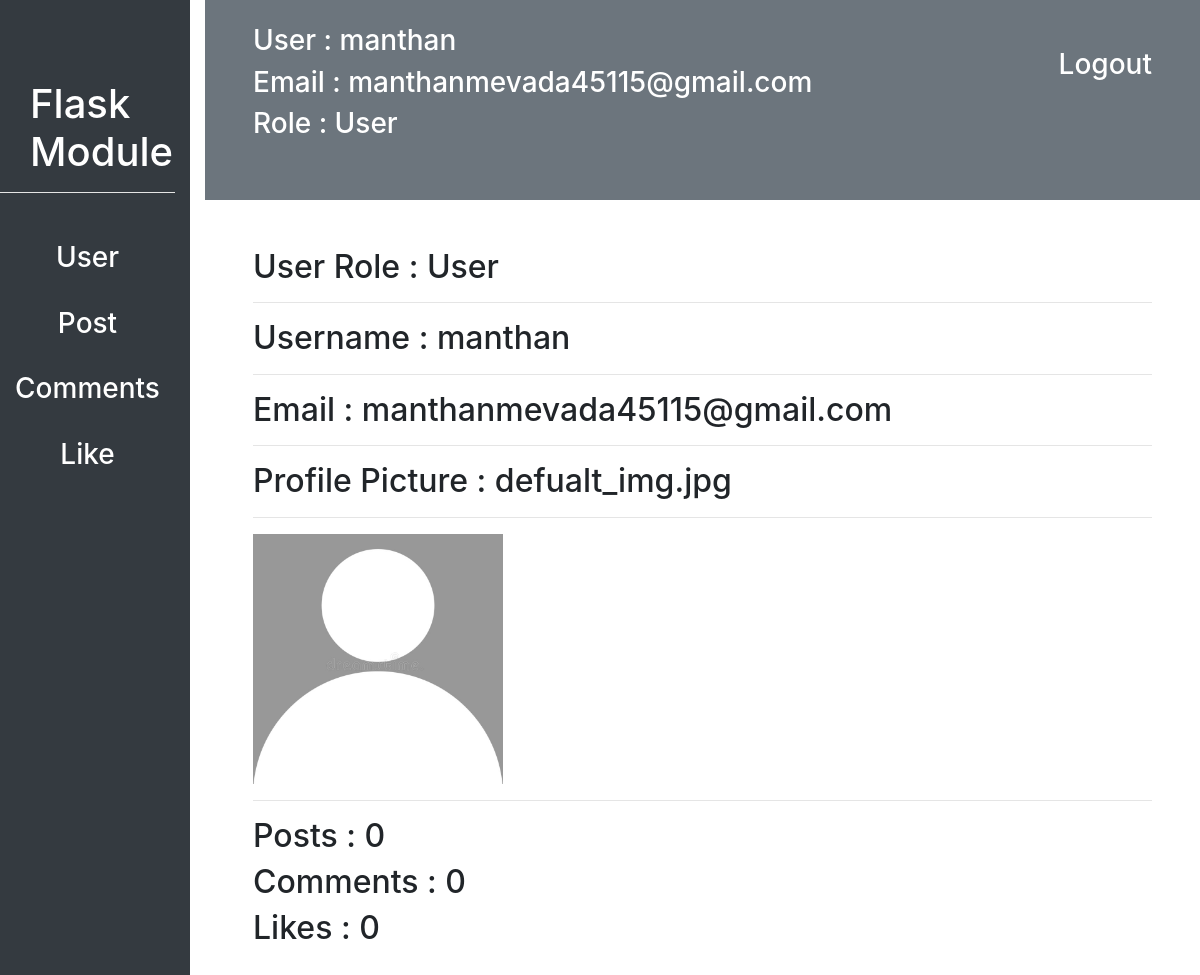
/customadmin/9/user_detail (signed in), run on an earlier commit of the app's database.
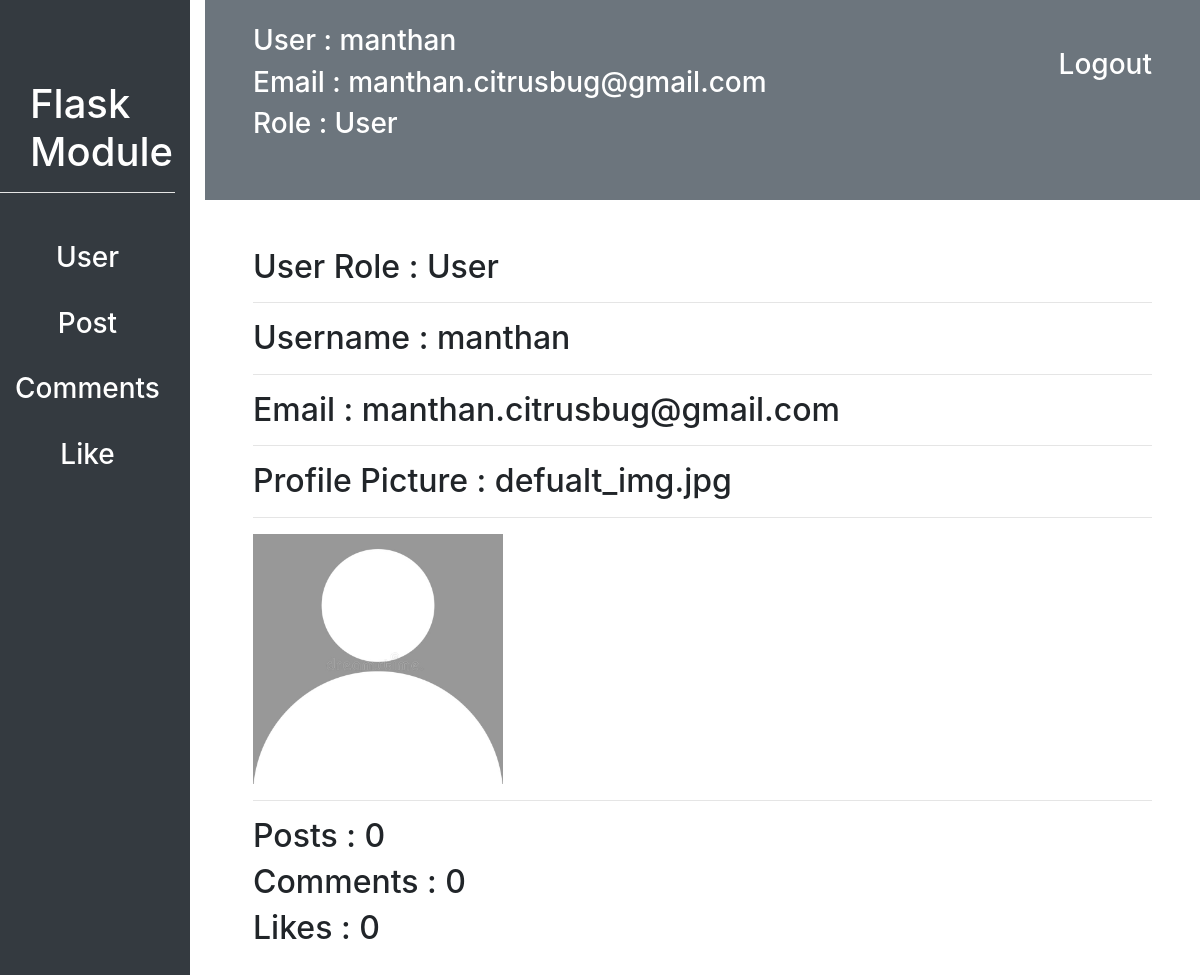
And on a later commit of the database.
### flask_module/user/models.py (models this page shows, shortened)
class User(db.Model, UserMixin):
    id = db.Column(db.Integer, primary_key=True)
    username = db.Column(db.String(20), unique=True, nullable=False)
    email = db.Column(db.String(30), unique=True, nullable=False)
    profile_picture = db.Column(db.String(70), nullable=False, default="defualt_img.jpg")
    password = db.Column(db.String(15), nullable=False)
    like = db.relationship("Likes", backref="user", lazy=True, cascade = "all, delete, delete-orphan", )
    post = db.relationship("Post", backref="user", lazy=True, cascade = "all, delete, delete-orphan", )
    comment = db.relationship("Comments", backref="user", lazy=True, cascade = "all, delete, delete-orphan", )
    following = db.relationship("User",
                    secondary=connected_user,
                    primaryjoin=id==connected_user.c.parent_id,
                    secondaryjoin=id==connected_user.c.children_id,
                    backref="followed_by")
    role_id = db.Column(db.Integer, db.ForeignKey("role.id"), nullable=False)

class Role(db.Model):
    id = db.Column(db.Integer, primary_key=True)
    name = db.Column(db.String(20), unique=True, nullable=False)
    user = db.relationship("User", backref="role")

### flask_module/customadmin/routes.py (the view)
@customadmin.route("/customadmin/<int:user_id>/user_detail")
@login_required
def user_detail(user_id):
    user = User.query.filter_by(id=user_id).first()
    return render_template("customadmin/users/user_detail.html", user=user)

### flask_module/customadmin/routes.py (called while the page is built)
def login_required(f):
    @wraps(f)
    def decorated_function(*args, **kwargs):
        if current_user.is_authenticated is False:
            return redirect(url_for('customadmin.login'))
        return f(*args, **kwargs)
    return decorated_function

### flask_module/user/models.py (called while the page is built)
@login_manager.user_loader
def load_user(user_id):
    return User.query.filter_by(id=int(user_id)).first()

### flask_module/templates/customadmin/users/user_detail.html (shortened to what this page needs)
{% extends "customadmin/dashboard.html" %}
{% block contant %}
<div class="m-5">
    <h2>User Role : {{user.role.name}}</h2>
    <hr>
    <h2>Username : {{user.username}}</h2>
    <hr>
    <h2>Email : {{user.email}}</h2>
    <hr>
    <h2>Profile Picture : {{user.profile_picture}}</h2>
    <hr>
    <img src="{{ url_for('static', filename='images/'+user.profile_picture) }}" alt="" style="height: 250px;">
    <hr>
    <h2>Posts : {{user.post|length}}</h2>
    <h2>Comments : {{user.comment|length}}</h2>
    <h2>Likes : {{user.like|length}}</h2>
</div>
{% endblock contant %}

### flask_module/templates/customadmin/dashboard.html (shortened to what this page needs)
<!DOCTYPE html>
<html lang="en">
<head>
    <link rel="stylesheet" href="{{ url_for('static', filename='css/bootstrap.css') }}">
    <link rel="stylesheet" href="{{url_for('static', filename="css/datatable.css")}}">
    <link rel="stylesheet" href="{{url_for('static', filename="css/datatable.min.css")}}">
</head>
<body>
    <div class="row" id="sidebar">
        <div class="col bg-dark">
            <div id="module-title">
                <h1 class="text-white">Flask Module</h1>
            </div>
            <hr style="background: white">
            <div class="mt-5 text-center">
                <a href="{{url_for('customadmin.dashboard', username=current_user.username)}}"><h3 class="text-white">User</h3></a><br>
                <a href="{{url_for('customadmin.post_list')}}"><h3 class="text-white">Post</h3></a><br>
                <a href="{{url_for('customadmin.comments_list')}}"><h3 class="text-white">Comments</h3></a><br>
                <a href="{{url_for('customadmin.like_list')}}"><h3 class="text-white">Like</h3></a><br>
            </div>
        </div>
        <div class="col-10">
            <div id="navbar" class="bg-secondary">
                <a href="{{url_for('customadmin.logout')}}"><h3 class="float-right px-5 pt-5 text-white">Logout</h3></a>
                <h3 class="text-white pt-4 px-5">User : {{current_user.username}}</h3>
                <h3 class="text-white px-5">Email : {{current_user.email}}</h3>
                <h3 class="text-white px-5">Role : {{current_user.role.name}}</h3>
            </div>
            {% block contant %}{% endblock contant %}
        </div>
    </div>
</body>
</html>

### flask_module/templates/customadmin/dashboard.html (style rules this page uses)
#sidebar { height: 900px; }
#module-title { margin-top: 80px; margin-left: 30px; }
#navbar { height: 200px; }

What changed in the data, as far as the page shows it:
changed User "manthan": email "manthanmevada45115@gmail.com" → "manthan.citrusbug@gmail.com"
